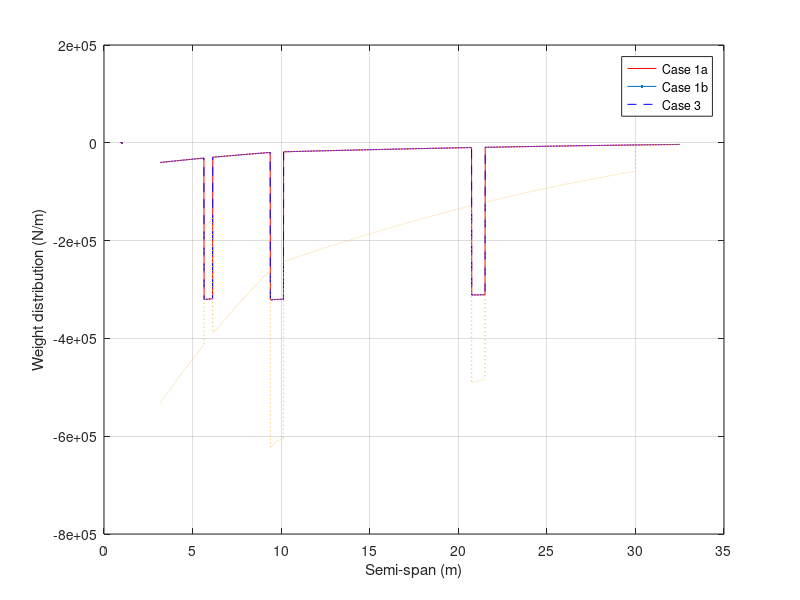
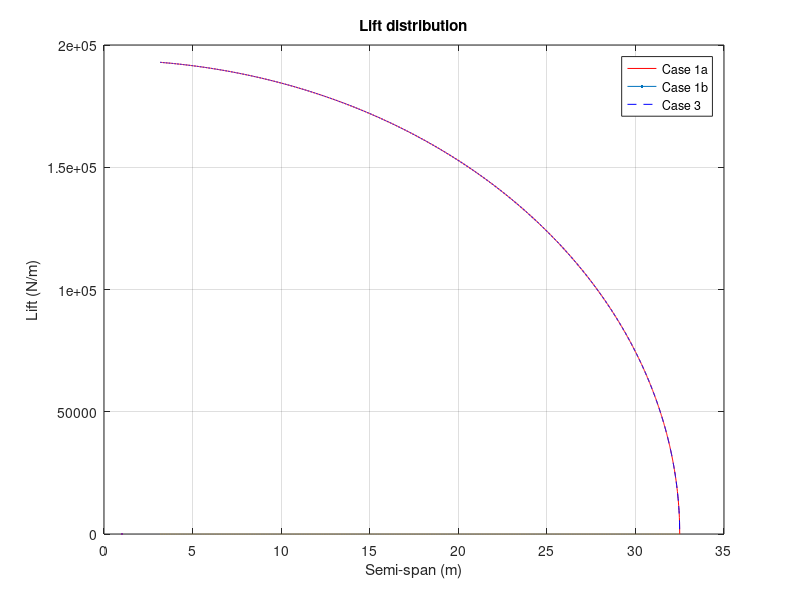
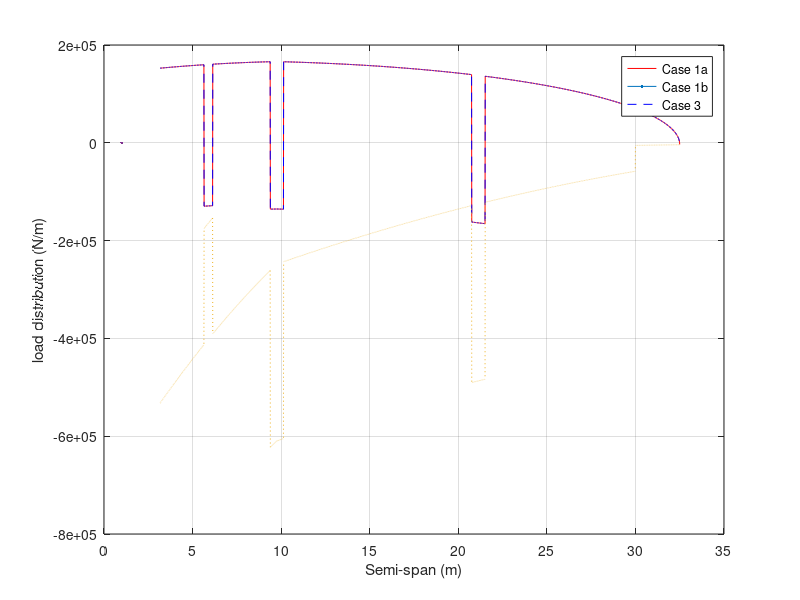
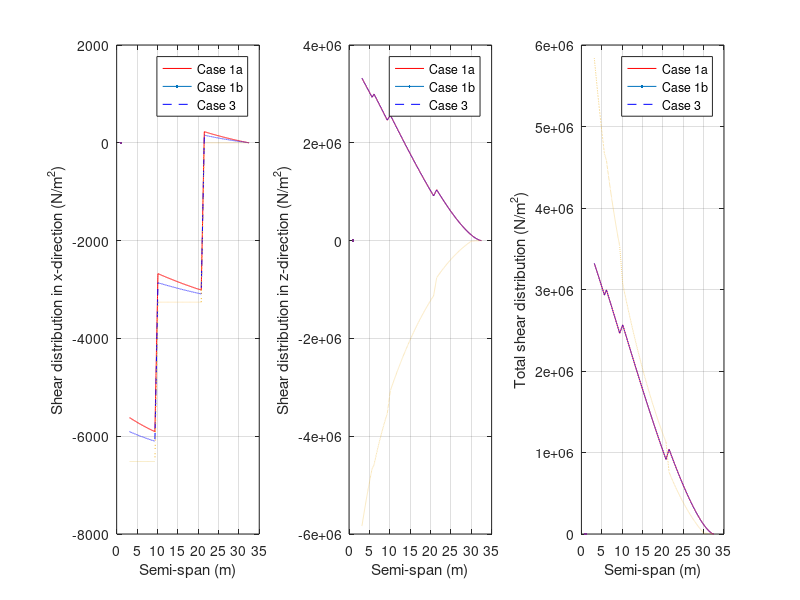

These charts were generated, in order, by the following MATLAB code:
clc
clear
close all

%LOADS DISTRIBUTION

%get chord distribution
%leading edge sweep angle
b = 32.45 * tand(26.6);
a = b - 3.47/4;

aa = (a + 3.47)/32.45;

%sweep_angle = atand(aa);
sweep_angle = atand(aa);

%chord distribution for first section
outer_chord = 13.89 - (9.75 * tand(sweep_angle));

gradient1 = (outer_chord - 13.89)/9.75;

%for outer section
gradient2 = (3.47 - outer_chord)/(32.45 - 9.75);

span1 = 3.17:0.01:9.75;
span2 = 9.75:0.01:32.5;

c2 = outer_chord - gradient2 * 9.75;

chord1 = gradient1 * span1 + 13.89;
chord2 = gradient2*span2+c2;

chord = [chord1,chord2];

%CMo for airfoil
Cmoairf = -0.131;

%constants
W_S = 7840;         %wing loading in N/m^2
S = 482;            %wing area in m^2
rho = 1.227;        %sea level density
W = 353385;         %mtow in kg
g = 9.81;           %gravitational constant
T = 321600;         %thrust produced by each engine in N

%masses and wing properties
m_dry = 27100/2;        %dry mass of the wing in kg
weight_wing = m_dry*g;  %weight of the wing in N
V_wing = 168.6331;      %volume of the wing in m^3 CHANGE THIS WITH THE REAL VALUE  

m_fuel = 176091;        %fuel mass in kg
rho_fuel = 804;         %fuel density in kg/m^3
length_ft = 26.83;      %length of fuel tank 

m_engine = 6147.1;      %mass of engine
m_mg = 15100;           %mass of main landing gear


%aerofoil properties
cg = 0.4141;                            %centre of gravity
arm_length = 0.1641;                    %distance of cg from aerodynamic centre
frontSpar = 0.12;                       %location of front spar
rearSpar = 0.7;                         %location of shear spar
flexAxis = (frontSpar+rearSpar)/2;      %location of flexural axis (shear centre)


%wing discretisation
span = [span1,span2];      %29.33 is the length of the wing that is outside of the fuselage

%area of the aerofoil at each section of the wing
area_aerofoil = 0.0939*chord.^2;


%cases: [case 1a, case 1b, case 3]

v = [130.537; 171.25; 81.21];           %speed in m/s
n = [2.5; 2.5; 3];                      %load factor
L = n*W*g;                              %overall lift
L(3) = 0;                               %assume no aerodynamic forces in case 3
C_l = (2*n*W_S)./(rho*v.^2);            %lift coefficient
C_l(3) = 0;                             %assume no aerodynamic forces in case 3
%C_d = [0.13; 0.022; 0];                 %drag coefficient taken from polars
C_d = [0.043; 0.017; 0];
D = 0.5.*rho.*v.^2.*S.*C_d;             %overall drag
L0 = L./(32.5*pi*0.5 - 6.34);           %assume an elliptical lift distribution

dy = 0.01;                      %length of each section
dV = area_aerofoil * dy;        %volume of each section

%load on each section of the wing due to the wing's weight
dW_wing = (weight_wing/V_wing) * dV;

%load due to 1 engine in N
dW_engine = [m_engine*g;m_engine*g;m_engine*g]; 

%load due to 1 main landing gear in N
dW_mg = [m_mg*g/4;m_mg*g/4;m_mg*g/4];

%load due to fuel in the wings in N
V_fuel = 219.75;                %volume of fuel in m^3
dmass_fuel = rho_fuel * dV;     %mass of fuel in each section
dmass_fuel(2685:end) = 0;       %no fuel after y = 30
dW_fuel = dmass_fuel*g;         %weight of fuel in each section

%add all of the weights to get the total weight experienced at each section
dW_total = zeros(3, length(chord));             %pre-define array

%case 1 - worst case scenario with no fuel weight
dW_total(1,:) = dW_total(1,:) + dW_wing;                             %add weight of wing
dW_total(1,623:698) = dW_total(1,623:698) + dW_engine(1)/75;         %add weight of engine 1
dW_total(1,1761:1836) = dW_total(1,1761:1836) + dW_engine(1)/75;     %add weight of engine 2
dW_total(1,249:297) = dW_total(1,249:297) + dW_mg(1)/48;             %add weight of landing gear
dW_total(1,:) = dW_total(1,:) * 100;

%case 2 - worst case scenario with no fuel weight
dW_total(2,:) = dW_total(2,:) + dW_wing;                             %add weight of wing
dW_total(2,623:698) = dW_total(2,623:698) + dW_engine(2)/75;         %add weight of engine 1
dW_total(2,1761:1836) = dW_total(2,1761:1836) + dW_engine(2)/75;     %add weight of engine 2
dW_total(2,249:297) = dW_total(2,249:297) + dW_mg(2)/48;             %add weight of landing gear
dW_total(2,:) = dW_total(2,:) * 100;

%case 3 - worst case scenario with fuel weight
dW_total(3,:) = dW_total(3,:) + dW_wing + dW_fuel;                   %add weight of wing and fuel
dW_total(3,623:698) = dW_total(3,623:698) + dW_engine(3)/75;         %add weight of engine 1
dW_total(3,1761:1836) = dW_total(3,1761:1836) + dW_engine(3)/75;     %add weight of engine 2
dW_total(3,249:297) = dW_total(3,249:297) + dW_mg(3)/48;             %add weight of landing gear
dW_total(3,:) = dW_total(3,:) * 100;
dW_total(3,249:297) = dW_total(3,249:297) - 6.2349e6/48;             %add force of main landing gear on the wing at touch down

dW_total = dW_total.*n.*1.5;


%CALCULATING SHEAR
dS = dy*chord;                              %planform area distribution
dD = 0.5*rho*v.^2.*C_d.*dS;                 %drag distribution
dL = L0.*sqrt(1-(span/32.5).^2);            %elliptical lift distribution
dD(:,623:698) = dD(:,623:698) - T/75;       %subtract thrust of engine 1
dD(:,1761:1836) = dD(:,1761:1836) - T/75;   %subtract thrust of engine 2

for i = 1:3  
    for j = 1:length(span)
        temp = dD(i,j:length(span));
        shear_x(i,j) = sum(temp*dy);
    end
end

shear_y = 0;

for i = 1:3
    for j = 1:length(span)
        temp1 = dL(i,j:length(span));
        temp2 = dW_total(i,j:length(span));
        shear_z(i,j) = sum((temp1-temp2)*dy);
    end
end

shear_total = sqrt(shear_x.^2 + shear_z.^2);


%CALCULATING BENDING MOMENT

for i = 1:3
    for j = 1:length(span)
        temp = shear_z(i,j:length(span));
        M_x(i,j) = sum(temp)*dy;
    end
end

for i = 1:3
    for j = 1:length(span)
        temp = shear_x(i,j:length(span));
        M_z(i,j) = sum(temp)*dy;
    end
end


%CALCULATING TORQUE
M_torque = zeros(3, length(span));
landing_gear_force_case3 = zeros(length(span));
landing_gear_force_case3(249:297) = 3.4278e6/48 ; %double check this is correct or not
for i=1:3
    for j = 1: length(span)
        if i==3 % the landing gear will exert a moment
        x_quart(i, j) = 0.25 * chord(j);
        z_f = 0.07; % depends how we define the axis
        x_cg= cg;
        m_0w(i,j) = 0.5* rho * v(i)^2 * chord(j)^2 * Cmoairf; 
        dM(i,j) = dL(i,j)* (flexAxis - x_quart(i,j))+dD(i,j) * 0 + dW_total(i,j) *(flexAxis - x_cg) + landing_gear_force_case3(1,j)*(flexAxis - rearSpar) - m_0w(i,j);
        M_torque(i,j)= sum(dM(i,j)) ;  
        else
    x_quart(i, j) = 0.25 * chord(j);
    z_f = 0.07; % depends how we define the axis
    x_cg= cg;
    m_0w(i,j) = 0.5* rho * v(i)^2 * chord(j)^2 * Cmoairf; 
    dM(i,j) = dL(i,j)* (flexAxis - x_quart(i,j))+dD(i,j) * 0 + dW_total(i,j) *(flexAxis - x_cg) + - m_0w(i,j);
    M_torque(i,j)= sum(dM(i,j)) ;
    end
    end
end


%PLOTSS

figure(1)
plot(span,-dW_total(1,:),"r", LineWidth = 1.5);
hold on
plot(span,-dW_total(2,:),"b--", LineWidth = 1.5);
plot(span,-dW_total(3,:),":", LineWidth = 1.5);
hold off
grid on
xlabel("Semi-span (m)");
ylabel("Weight distribution (N/m)");
legend("Case 1a","Case 1b", "Case 3");

figure(2)
plot(span,dL(1,:),"r", LineWidth = 1.5);
hold on
plot(span,dL(2,:),"b--", LineWidth = 1.5);
plot(span,dL(3,:),":", LineWidth = 1.5);
hold off
title("Lift distribution");
xlabel("Semi-span (m)");
ylabel("Lift (N/m)");
grid on
legend("Case 1a","Case 1b", "Case 3");

figure(3)
plot(span,dL(1,:)-dW_total(1,:),"r", LineWidth = 1.5);
hold on
plot(span,dL(2,:)-dW_total(2,:),"b--", LineWidth = 1.5);
plot(span,dL(3,:)-dW_total(3,:),":", LineWidth = 1.5);
hold off
xlabel("Semi-span (m)");
ylabel("load distribution (N/m)");
grid on
legend("Case 1a","Case 1b", "Case 3");

figure(4)
subplot(1,3,1);
plot(span,shear_x(1,:),"r", LineWidth = 1.5);
hold on
plot(span,shear_x(2,:),"b--", LineWidth = 1.5);
plot(span,shear_x(3,:),":", LineWidth = 1.5);
hold off
grid on
xlabel("Semi-span (m)");
ylabel("Shear distribution in x-direction (N/m^2)");
legend("Case 1a","Case 1b", "Case 3");

subplot(1,3,2);
plot(span,shear_z(1,:),"r", LineWidth = 1.5);
hold on
plot(span,shear_z(2,:),"b--", LineWidth = 1.5);
plot(span,shear_z(3,:),":", LineWidth = 1.5);
hold off
grid on
xlabel("Semi-span (m)");
ylabel("Shear distribution in z-direction (N/m^2)");
legend("Case 1a","Case 1b", "Case 3");

subplot(1,3,3);
plot(span,shear_total(1,:),"r", LineWidth = 1.5);
hold on
plot(span,shear_total(2,:),"b--", LineWidth = 1.5);
plot(span,shear_total(3,:),":", LineWidth = 1.5);
hold off
grid on
xlabel("Semi-span (m)");
ylabel("Total shear distribution (N/m^2)");
legend("Case 1a","Case 1b", "Case 3");

figure(5)
subplot(1,2,1);
plot(span,M_x(1,:),"r", LineWidth = 1.5);
hold on
plot(span,M_x(2,:),"b--", LineWidth = 1.5);
plot(span,M_x(3,:),":", LineWidth = 1.5);
hold off
grid on
xlabel("Semi-span (m)");
ylabel("Bending moment distribution in x-direction (N)");
legend("Case 1a","Case 1b", "Case 3");

subplot(1,2,2);
plot(span,M_z(1,:),"r", LineWidth = 1.5);
hold on
plot(span,M_z(2,:),"b--", LineWidth = 1.5);
plot(span,M_z(3,:),":", LineWidth = 1.5);
hold off
grid on
xlabel("Semi-span (m)");
ylabel("Bending moment distribution in z-direction (N)");
legend("Case 1a","Case 1b", "Case 3");


figure(6)
subplot(1,2,1);
plot(span,M_torque(1,:),"r", LineWidth = 1.5);
hold on
plot(span,M_torque(2,:),"b--", LineWidth = 1.5);
plot(span,M_torque(3,:),":", LineWidth = 1.5);
hold off
grid on
xlabel("Semi-span (m)");
ylabel(" (N)");
legend("Case 1a","Case 1b", "Case 3");

% Get the sectional load vs spanwise diagram for case 1&3 under different
% conditions so MTOW, EFW, MLW

%%%%%%% CHANGE THE VALUES OF MLW AND EFW
MTOW = 353385;         %mtow in kg
MLW =  320000        ; % maximum landing weoght
EFW =  300000      ; %EMPTY FUEL WEIGHT
n= 3.75;
mass=[MTOW, MLW, EFW];

for j= 1:3
    lift(j) = n* mass(j)*g;
    L0(j)= lift(j)/(32.5*pi*0.5 - 6.34);  %assume an elliptical lift distribution
    dl_new(j,:) = L0(j)*sqrt(1-(span/32.5).^2);
end

figure
plot(span, dl_new(1,:))
hold on
plot(span, dl_new(2,:))
plot(span, dl_new(3,:))
grid on
xlabel("Spanwise position (m)")
ylabel("Sectional load (N/m)")


figure
plot(span,dL(1,:)-dW_total(1,:),"r",LineWidth = 1.25);
hold on
plot(span,dL(3,:)-dW_total(3,:),LineWidth = 1.25,Color=[0 128 255]/255);
plot(span,dL(1,:),"--", LineWidth = 1.25,Color=[255 102 102]/255);
plot(span,dL(3,:),"--", LineWidth = 1.25,Color=[102 102 255]/255);
plot(span,-dW_total(1,:),":", LineWidth = 1.25,Color=[153 0 0]/255);
plot(span,-dW_total(3,:),":", LineWidth = 1.25,Color=[0 0 153]/255);
hold off
xlabel("Semi-span (m)");
ylabel("load distribution (N/m)");
grid on
legend("Case 1 - Resultant load","Case 3 - Resultant load","Case 1 - Lift ", "Case 3 - Lift ","Case 1 - Inertial loads","Case 3 - Inertial loads");





